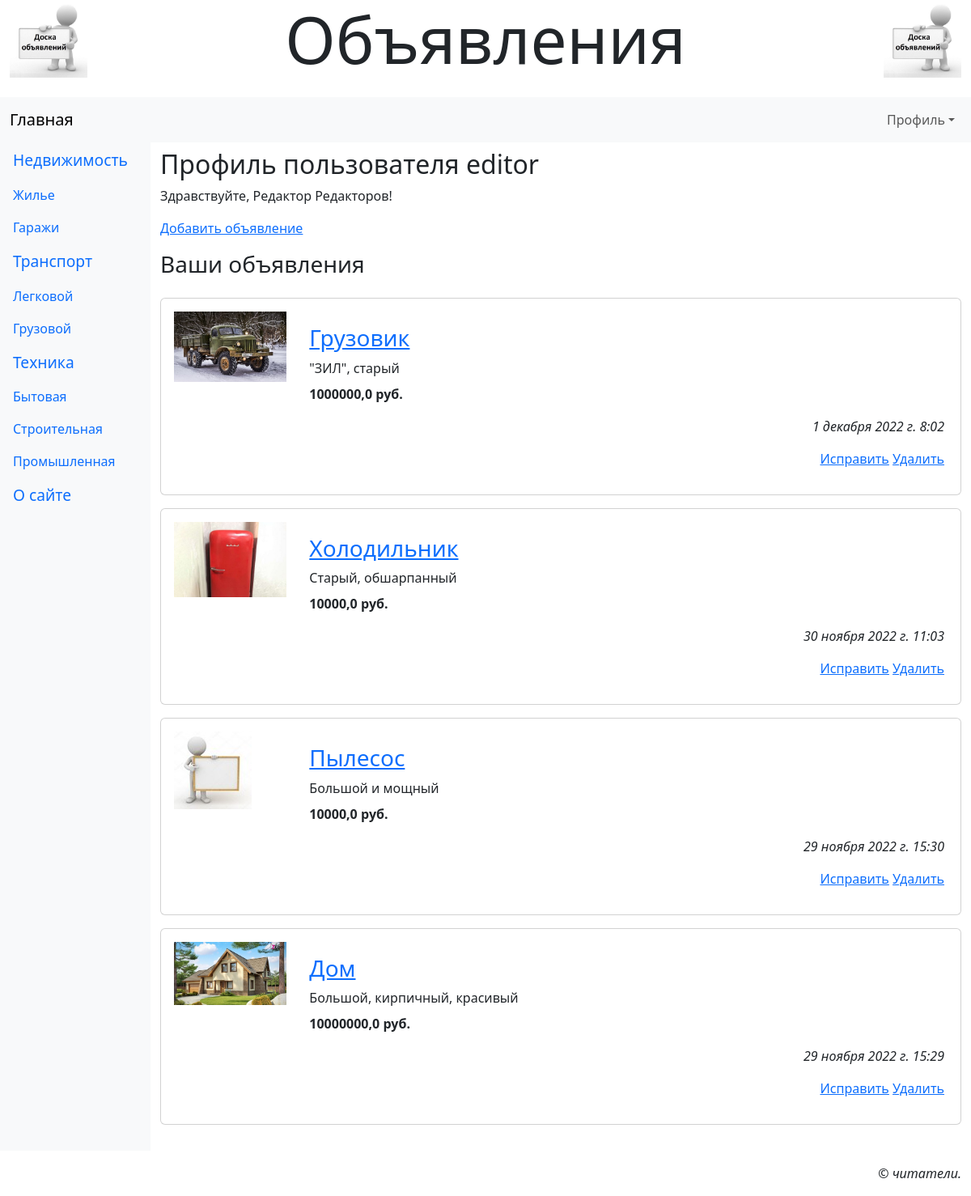
The page /accounts/profile/ (signed in) on the database its author committed.
### main/models.py (models this page shows, shortened)
class Rubric(models.Model):
    name = models.CharField(max_length=20, unique=True, verbose_name='Название')
    order = models.SmallIntegerField(default=0, db_index=True, verbose_name='Порядок')
    super_rubric = models.ForeignKey(
        'SuperRubric',
        on_delete=models.PROTECT,
        null=True,
        blank=True,
        verbose_name='Надрубрика'
    )
    class Meta:
        verbose_name = 'Рубрика'
        verbose_name_plural = 'Рубрики'

class AdvUser(AbstractUser):
    is_activated = models.BooleanField(
        default=True, db_index=True,
        verbose_name='Прошел активацию?'
    )
    send_messages = models.BooleanField(
        default=True,
        verbose_name='Слать оповещения о новых комментариях?'
    )
    class Meta(AbstractUser.Meta):
        pass

class Bb(models.Model):
    rubric = models.ForeignKey(SubRubric, on_delete=models.PROTECT, verbose_name='Рубрика')
    title = models.CharField(max_length=40, verbose_name='Товар')
    content = models.TextField(verbose_name='Описание')
    price = models.FloatField(default=0, verbose_name='Цена')
    contacts = models.TextField(verbose_name='Контакты')
    image = models.ImageField(blank=True, upload_to=get_timestamp_path, verbose_name='Изображение')
    author = models.ForeignKey(AdvUser, on_delete=models.CASCADE, verbose_name='Автор объявления')
    is_active = models.BooleanField(default=True, db_index=True, verbose_name='Выводить в списке?')
    created_at = models.DateTimeField(auto_now_add=True, db_index=True, verbose_name='Опубликовано')
    class Meta:
        verbose_name = 'Объявление'
        verbose_name_plural = 'Объявления'
        ordering = ['-created_at']

### main/views.py (the view)
# urls.py: path('accounts/profile/', profile, name='profile'),
@login_required
def profile(request):
    bbs = Bb.objects.filter(author=request.user.pk)
    context = {'bbs': bbs}
    return render(request, 'main/profile.html', context)

### main/models.py (called while the page is built)
    def get_queryset(self):
        return super().get_queryset().filter(super_rubric__isnull=False)

### main/templates/main/profile.html (shortened to what this page needs)
{% extends 'layout/basic.html' %}
{% load thumbnail %}
{% load static %}
{% block content %}
<h2>Профиль пользователя {{ user.username }}</h2>
{% if user.first_name and user.last_name %}
<p>Здравствуйте, {{ user.first_name }} {{ user.last_name }}!</p>
{% else %}
<p>Здравствуйте!</p>
{% endif %}
<p><a href="{% url 'main:profile_bb_add' %}">Добавить объявление</a></p>
{% if bbs %}
<h3>Ваши объявления</h3>
<div class="vstack gap-3 mt-4 mb-4">
    {% for bb in bbs %}
    <div class="card">
        {% url 'main:profile_bb_detail' pk=bb.pk as url %}
        <div class="row p-3">
            <a class="col-md-2" href="{{ url }}">
                {% if bb.image %}
                <img class="img-fluid" src="{% thumbnail bb.image 'default' %}">
                {% else %}
                <img class="img-fluid" src="{% static 'main/empty.jpg' %}">
                {% endif %}
            </a>
            <div class="col-md-10 card-body">
                <h3 class="card-title"><a href="{{ url }}">{{ bb.title }}</a></h3>
                <div class="card-text mb-2">{{ bb.content }}</div>
                <p class="card-text fw-bold">{{ bb.price }} руб.</p>
                <p class="card-text text-end fst-italic">{{ bb.created_at }}</p>
                <p class="card-text text-end">
                    <a href="{% url 'main:profile_bb_edit' pk=bb.pk %}">Исправить</a>
                    <a href="{% url 'main:profile_bb_delete' pk=bb.pk %}">Удалить</a>
                </p>
            </div>
        </div>
    </div>
    {% endfor %}
</div>
{% endif %}
{% endblock %}

### main/templates/layout/basic.html (shortened to what this page needs)
{% load django_bootstrap5 %}
{% load static %}
<!DOCTYPE html>
<html>
    <head>
        {% bootstrap_css %}
        <link rel="stylesheet" type="text/css"
              href="{% static 'main/style.css' %}">
    </head>
    <body class="container-fluid">
        <header class="mb-4">
            <h1 class="display-1 text-center">Объявления</h1>
        </header>
        <nav class="row navbar navbar-expand-md bg-light">
            <div class="col container">
                <a class="navbar-brand"
                   href="{% url 'main:index' %}">Главная</a>
                <div class="collapse navbar-collapse justify-content-end"
                     id="navbarNav">
                    <div class="navbar-nav">
                        {% if user.is_authenticated %}
                        <div class="nav-item dropdown">
                            <a class="nav-link dropdown-toggle"
                               data-bs-toggle="dropdown" href="#">Профиль</a>
                        </div>
                        {% else %}
                        <a class="nav-link" href="{% url 'main:register' %}">Регистрация</a>
                        <a class="nav-link" href="{% url 'main:login' %}">Вход</a>
                        {% endif %}
                    </div>
                </div>
            </div>
        </nav>
        <div class="row">
            <nav class="col-md-auto nav flex-column bg-light">
                {% for rubric in rubrics %}
                {% ifchanged rubric.super_rubric.pk %}
                <span class="nav-link root">{{ rubric.super_rubric.name }}</span>
                {% endifchanged %}
                <a class="nav-link" href="{% url 'main:rubric_bbs' pk=rubric.pk %}">
                   {{ rubric.name }}</a>
                {% endfor %}
                <a class="nav-link root" href="{% url 'main:other' page='about' %}">
                   О сайте</a>
            </nav>
            <main class="col py-2">
                {% block content %}
                {% endblock %}
            </main>
        </div>
        <footer class="mt-3">
            <p class="text-end fst-italic">&copy; читатели.</p>
        </footer>
    </body>
</html>

### main/static/main/style.css (style rules this page uses)
header h1 { background: url("bg.jpg") left / auto 100% no-repeat, url("bg.jpg") right / auto 100% no-repeat; }
.root { font-size: larger; }

### rows shown on the page
Rubric: super_rubric.name "Недвижимость", name "Жилье"
Rubric: name "Гаражи"
Rubric: super_rubric.name "Транспорт", name "Легковой"
Rubric: name "Грузовой"
Rubric: super_rubric.name "Техника", name "Бытовая"
Rubric: name "Строительная"
Rubric: name "Промышленная"
AdvUser: username "editor", first_name "Редактор", last_name "Редакторов"
Bb: image (picture), title "Грузовик", content "\"ЗИЛ\", старый", price "1000000,0", created_at "1 декабря 2022 г. 8:02"
Bb: image (picture), title "Холодильник", content "Старый, обшарпанный", price "10000,0", created_at "30 ноября 2022 г. 11:03"
Bb: title "Пылесос", content "Большой и мощный", price "10000,0", created_at "29 ноября 2022 г. 15:30"
Bb: image (picture), title "Дом", content "Большой, кирпичный, красивый", price "10000000,0", created_at "29 ноября 2022 г. 15:29"
